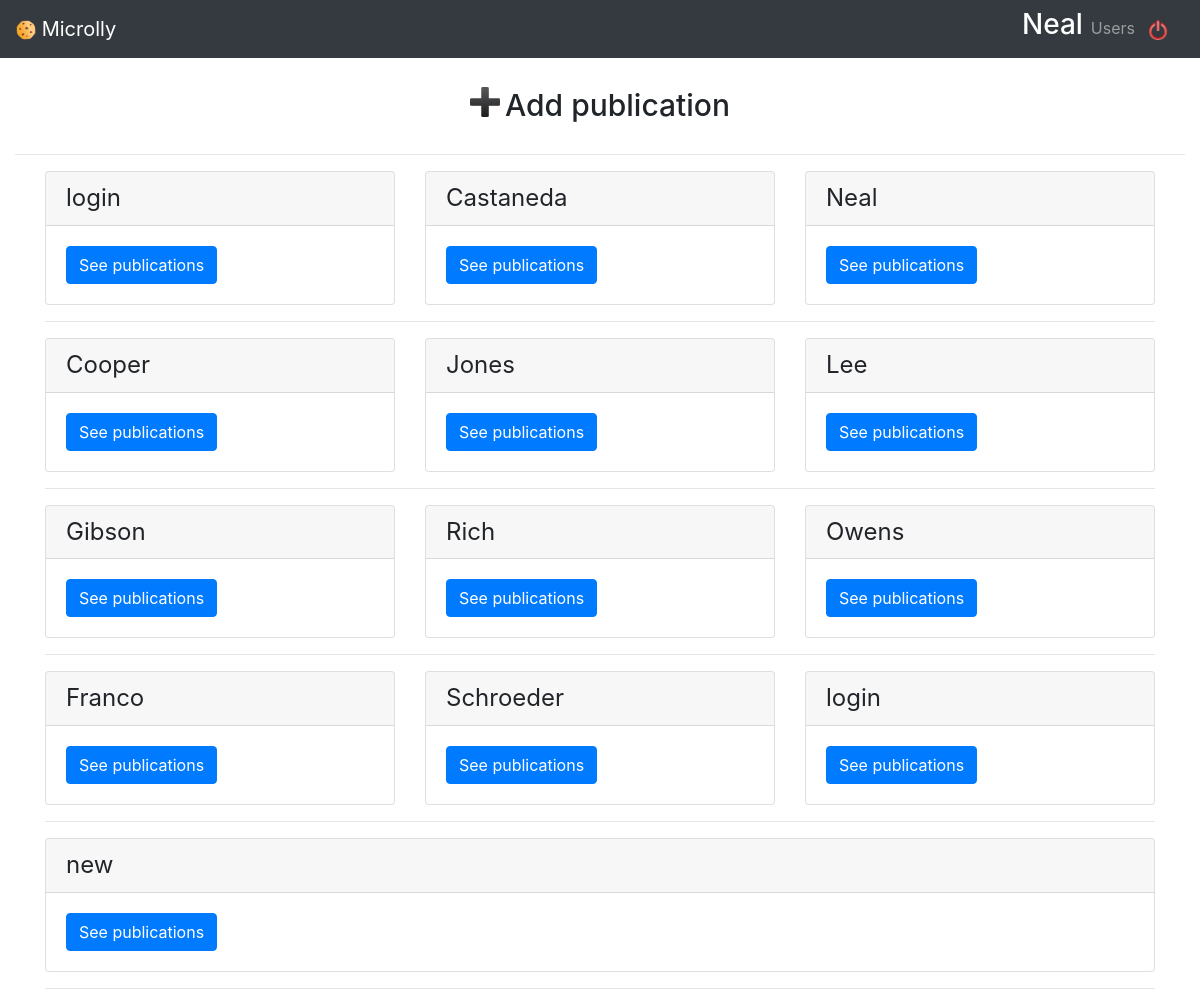
The page /users/list (signed in) on the database its author committed.
### models.py (models this page shows)
class BaseModel(Model):
    class Meta:
        database = database

class User(BaseModel,UserMixin):
    username = CharField(max_length=20)
    password = CharField()
    first_name = CharField(max_length=20)
    last_name = CharField(max_length=20)
    email = CharField(max_length=20)
    created_at = DateTimeField(default=datetime.datetime.now)

### app.py (the view)
@app.route('/users/list')
def liste_users():
    users=User.select()
    return render_template('users/list.html', users=users)

### templates/users/list.html (shortened to what this page needs)
{% extends 'base.html' %}
{% block body %}
{% for sub_pub in users | batch(3, None) %}
<div class="card-deck">
    {% for user in sub_pub %}
    <div class="card">
        <div class="card-header">
            <h4 class="my-0 font-weight-normal">{{ user.username }}</h4>
        </div>
        <div class="card-body">
            <a href="{{ url_for('publication', username=user.username) }}" class="btn btn-primary"> See publications </a>
        </div>
    </div>
    {% endfor %}
</div>
<hr />
{% endfor %}
{% endblock %}

### templates/base.html (style rules this page uses)
body { padding-top: 5rem; }

### rows shown on the page
User: username "login"
User: username "Castaneda"
User: username "Neal"
User: username "Cooper"
User: username "Jones"
User: username "Lee"
User: username "Gibson"
User: username "Rich"
User: username "Owens"
User: username "Franco"
User: username "Schroeder"
User: username "login"
User: username "new"

### other values the page prints
{{ session['username'] }} "Neal"
